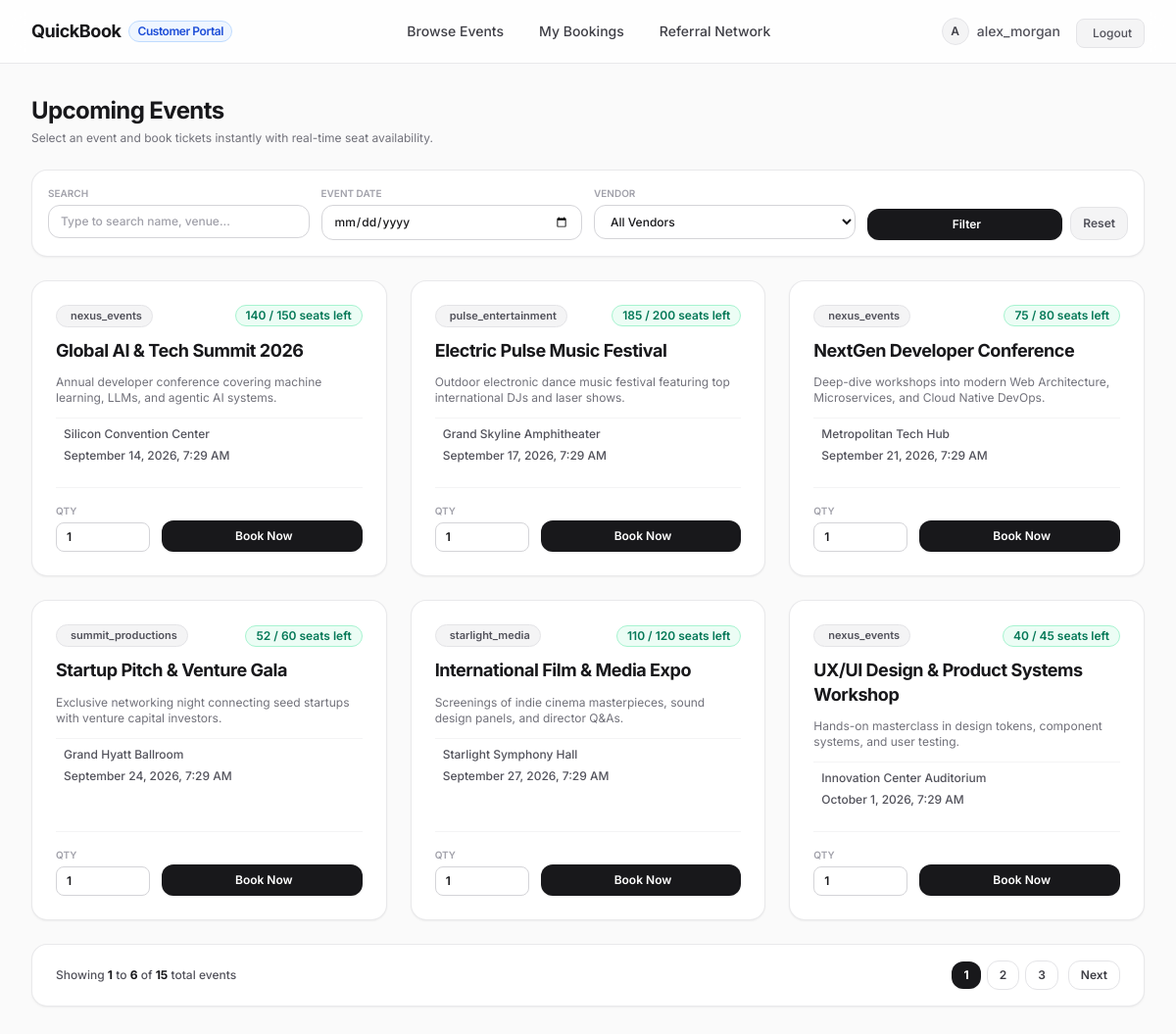
The app's page /customer/events/ (signed in) with its own data.
### accounts/models.py (models this page shows, shortened)
class User(AbstractUser):
    email = models.EmailField(unique=True)
    is_vendor = models.BooleanField(default=False)
    referral_code = models.CharField(max_length=20, unique=True, blank=True, null=True)
    referred_by = models.ForeignKey(
        'self',
        on_delete=models.SET_NULL,
        null=True,
        blank=True,
        related_name='referrals'
    )
    created_at = models.DateTimeField(auto_now_add=True)

### events/models.py (models this page shows, shortened)
class Event(models.Model):
    name = models.CharField(max_length=255)
    description = models.TextField(blank=True, default='')
    venue = models.CharField(max_length=255)
    event_date = models.DateTimeField()
    total_seats = models.PositiveIntegerField()
    available_seats = models.PositiveIntegerField(blank=True, null=True)
    vendor = models.ForeignKey(
        settings.AUTH_USER_MODEL,
        on_delete=models.CASCADE,
        related_name='events',
        null=True,
        blank=True
    )
    created_at = models.DateTimeField(auto_now_add=True)
    updated_at = models.DateTimeField(auto_now=True)

### dashboard/views_customer.py (the view)
# urls.py: path('customer/events/', CustomerEventListView.as_view(), name='customer-events'),
class CustomerEventListView(CustomerRequiredMixin, ListView):
    model = Event
    template_name = 'customer/events.html'
    context_object_name = 'events'
    paginate_by = 6
    def get_template_names(self):
        if self.request.headers.get('x-requested-with') == 'XMLHttpRequest' or self.request.GET.get('ajax') == '1':
            return ['customer/partials/events_grid.html']
        return [self.template_name]
    def get_queryset(self):
        qs = Event.objects.filter(available_seats__gt=0).select_related('vendor').order_by('event_date')
        query = self.request.GET.get('q')
        if query:
            qs = qs.filter(Q(name__icontains=query) | Q(venue__icontains=query) | Q(description__icontains=query))
        date_param = self.request.GET.get('date')
        if date_param:
            qs = qs.filter(event_date__date=date_param)
        vendor_param = self.request.GET.get('vendor')
        if vendor_param and vendor_param.isdigit():
            qs = qs.filter(vendor_id=int(vendor_param))
        return qs
    def get_context_data(self, **kwargs):
        context = super().get_context_data(**kwargs)
        context['vendors'] = User.objects.filter(is_vendor=True)
        params = self.request.GET.copy()
        if 'page' in params:
            del params['page']
        context['querystring'] = params.urlencode()
        return context

### dashboard/views_customer.py (called while the page is built)
    def test_func(self):
        return self.request.user.is_authenticated and not self.request.user.is_staff and not self.request.user.is_vendor

### dashboard/templates/customer/events.html (shortened to what this page needs)
{% extends 'customer/base.html' %}
{% block content %}
<div class="space-y-6">
    <div>
        <h1 class="text-2xl font-bold tracking-tight text-zinc-900">Upcoming Events</h1>
        <p class="text-xs text-zinc-500 mt-1">Select an event and book tickets instantly with real-time seat availability.</p>
    </div>
    <div class="bg-white border border-zinc-200/80 rounded-2xl p-4 shadow-sm relative">
        <form id="filterForm" method="get" action="{% url 'customer-events' %}" class="grid grid-cols-1 sm:grid-cols-2 lg:grid-cols-4 gap-3">
            <div>
                <label class="block text-[10px] font-semibold uppercase text-zinc-400 mb-1">Search</label>
                <div class="relative">
                    <input type="text" id="searchInput" name="q" value="{{ request.GET.q|default:'' }}" placeholder="Type to search name, venue..." class="w-full px-3 py-2 pr-8 rounded-xl border border-zinc-300 text-xs font-medium text-zinc-900 focus:outline-none focus:ring-2 focus:ring-zinc-900 placeholder:text-zinc-400">
                </div>
            </div>
            <div>
                <label class="block text-[10px] font-semibold uppercase text-zinc-400 mb-1">Event Date</label>
                <input type="date" id="dateInput" name="date" value="{{ request.GET.date|default:'' }}" class="w-full px-3 py-2 rounded-xl border border-zinc-300 text-xs font-medium text-zinc-900 focus:outline-none focus:ring-2 focus:ring-zinc-900">
            </div>
            <div>
                <label class="block text-[10px] font-semibold uppercase text-zinc-400 mb-1">Vendor</label>
                <select id="vendorInput" name="vendor" class="w-full px-3 py-2 rounded-xl border border-zinc-300 text-xs font-medium text-zinc-900 focus:outline-none focus:ring-2 focus:ring-zinc-900 bg-white">
                    <option value="">All Vendors</option>
                </select>
            </div>
            <div class="flex items-end gap-2">
                <button type="submit" class="flex-1 py-2 px-3 rounded-xl bg-zinc-900 text-white text-xs font-semibold hover:bg-zinc-800 transition-colors shadow-sm flex items-center justify-center gap-1">
                     Filter
                </button>
                <button type="button" onclick="resetFilters()" class="py-2 px-3 rounded-xl bg-zinc-100 border border-zinc-200 text-zinc-600 text-xs font-semibold hover:bg-zinc-200 transition-colors">
                    Reset
                </button>
            </div>
        </form>
    </div>
    <div id="eventsContainer">
        {% include 'customer/partials/events_grid.html' %}
    </div>
</div>
{% endblock %}

### dashboard/templates/customer/base.html (shortened to what this page needs)
<!DOCTYPE html>
<html lang="en" class="h-full bg-zinc-50 text-zinc-900">
<head>
    <script src="https://cdn.tailwindcss.com"></script>
    <link href="https://cdn.jsdelivr.net/npm/remixicon@3.5.0/fonts/remixicon.css" rel="stylesheet">
</head>
<body class="min-h-full flex flex-col antialiased selection:bg-zinc-900 selection:text-white">
    <header class="sticky top-0 z-40 bg-white/80 backdrop-blur-md border-b border-zinc-200/80">
        <div class="max-w-7xl mx-auto px-4 sm:px-6 lg:px-8">
            <div class="flex items-center justify-between h-16">
                <div class="flex items-center space-x-3">
                    <a href="{% url 'customer-events' %}" class="flex items-center space-x-2 text-zinc-900 font-bold text-lg tracking-tight hover:opacity-80 transition-opacity">
                        <span>QuickBook</span>
                        <span class="text-xs font-semibold px-2 py-0.5 rounded-full bg-blue-50 text-blue-700 border border-blue-200">Customer Portal</span>
                    </a>
                </div>
                {% if user.is_authenticated %}
                <nav class="hidden md:flex items-center space-x-1">
                    <a href="{% url 'customer-events' %}" class="px-3.5 py-2 rounded-lg text-sm font-medium transition-colors hover:bg-zinc-100 text-zinc-700">
                         Browse Events
                    </a>
                    <a href="{% url 'customer-bookings' %}" class="px-3.5 py-2 rounded-lg text-sm font-medium transition-colors hover:bg-zinc-100 text-zinc-700">
                         My Bookings
                    </a>
                    <a href="{% url 'customer-referrals' %}" class="px-3.5 py-2 rounded-lg text-sm font-medium transition-colors hover:bg-zinc-100 text-zinc-700">
                         Referral Network
                    </a>
                </nav>
                <div class="flex items-center space-x-4">
                    <div class="flex items-center space-x-2 text-sm text-zinc-600 font-medium">
                        <div class="w-7 h-7 rounded-full bg-zinc-100 border border-zinc-200 flex items-center justify-center text-zinc-700 font-semibold text-xs">
                            {{ user.username|slice:":1"|upper }}
                        </div>
                        <span>{{ user.username }}</span>
                    </div>
                    <form method="post" action="{% url 'customer-logout' %}" class="inline">
                        <button type="submit" class="inline-flex items-center px-3 py-1.5 text-xs font-medium rounded-lg text-zinc-600 bg-zinc-100 hover:bg-zinc-200/80 transition-colors border border-zinc-200">
                             Logout
                        </button>
                    </form>
                </div>
                {% endif %}
            </div>
        </div>
    </header>
    <main class="flex-grow max-w-7xl w-full mx-auto px-4 sm:px-6 lg:px-8 py-8">
        {% block content %}{% endblock %}
    </main>
</body>
</html>

### dashboard/templates/customer/partials/events_grid.html (shortened to what this page needs)
{% if events %}
<div class="grid grid-cols-1 md:grid-cols-2 lg:grid-cols-3 gap-6">
    {% for event in events %}
    <div class="bg-white border border-zinc-200/80 rounded-2xl p-6 shadow-sm flex flex-col justify-between hover:border-zinc-300 transition-all">
        <div class="space-y-3">
            <div class="flex items-center justify-between">
                <span class="text-[11px] font-semibold px-2.5 py-0.5 rounded-full bg-zinc-100 text-zinc-600 border border-zinc-200">
                     {{ event.vendor.username }}
                </span>
                <span class="text-xs font-semibold px-2.5 py-0.5 rounded-full bg-emerald-50 text-emerald-700 border border-emerald-200">
                    {{ event.available_seats }} / {{ event.total_seats }} seats left
                </span>
            </div>
            <h3 class="text-lg font-bold text-zinc-900 tracking-tight leading-snug">{{ event.name }}</h3>
            <p class="text-xs text-zinc-500 line-clamp-2">{{ event.description }}</p>
            <div class="space-y-1.5 pt-2 text-xs text-zinc-600 font-medium border-t border-zinc-100">
                <div class="flex items-center gap-2">
                    <span>{{ event.venue }}</span>
                </div>
                <div class="flex items-center gap-2">
                    <span>{{ event.event_date|date:"F j, Y, g:i A" }}</span>
                </div>
            </div>
        </div>
        <form id="bookingForm-{{ event.id }}" method="post" action="{% url 'customer-event-book' event.id %}" class="mt-6 pt-4 border-t border-zinc-100 flex items-center gap-3">
            <div class="w-24">
                <label class="block text-[10px] font-semibold uppercase text-zinc-400 mb-1">Qty</label>
                <input type="number" id="qtyInput-{{ event.id }}" name="quantity" value="1" min="1" max="{{ event.available_seats }}" required class="w-full px-2.5 py-1.5 rounded-lg border border-zinc-300 text-xs font-semibold text-zinc-900 focus:outline-none focus:ring-2 focus:ring-zinc-900">
            </div>
            <div class="flex-grow pt-4">
                <button type="button"
                        data-event-id="{{ event.id }}"
                        data-event-name="{{ event.name }}"
                        data-event-venue="{{ event.venue }}"
                        data-event-date="{{ event.event_date|date:'F j, Y, g:i A' }}"
                        data-qty-id="qtyInput-{{ event.id }}"
                        data-form-id="bookingForm-{{ event.id }}"
                        onclick="triggerBookingModal(this)"
                        class="w-full py-2 px-3 rounded-xl bg-zinc-900 hover:bg-zinc-800 text-white text-xs font-semibold transition-all shadow-sm flex items-center justify-center gap-1">
                     Book Now
                </button>
            </div>
        </form>
    </div>
    {% endfor %}
</div>
{% if is_paginated %}
<div class="bg-white border border-zinc-200/80 rounded-2xl px-6 py-4 flex flex-col sm:flex-row items-center justify-between shadow-sm text-xs font-medium text-zinc-600 mt-6 gap-3">
    <div>
        Showing <span class="font-bold text-zinc-900">{{ page_obj.start_index }}</span> to <span class="font-bold text-zinc-900">{{ page_obj.end_index }}</span> of <span class="font-bold text-zinc-900">{{ page_obj.paginator.count }}</span> total events
    </div>
    <div class="flex items-center gap-1.5">
        {% for num in page_obj.paginator.page_range %}
            {% if page_obj.number == num %}
            <span class="px-3 py-1.5 rounded-xl bg-zinc-900 text-white font-bold text-xs shadow-sm">
                {{ num }}
            </span>
            {% else %}
            <a href="?{% if querystring %}{{ querystring }}&{% endif %}page={{ num }}" onclick="fetchPage(event, this.href)" class="px-3 py-1.5 rounded-xl border border-zinc-200 bg-white hover:bg-zinc-100 text-zinc-700 font-semibold transition-colors">
                {{ num }}
            </a>
            {% endif %}
        {% endfor %}
        {% if page_obj.has_next %}
        <a href="?{% if querystring %}{{ querystring }}&{% endif %}page={{ page_obj.next_page_number }}" onclick="fetchPage(event, this.href)" class="px-3 py-1.5 rounded-xl border border-zinc-200 bg-white hover:bg-zinc-100 text-zinc-700 font-semibold transition-colors ms-1">
            Next
        </a>
        {% endif %}
    </div>
</div>
{% endif %}
{% else %}
<div class="bg-white border border-zinc-200/80 rounded-2xl p-12 text-center text-zinc-500">
    <i class="ri-calendar-close-line text-4xl text-zinc-300 block mb-2"></i>
    <p class="text-sm font-medium">No active events found matching your search or filters.</p>
</div>
{% endif %}

### dashboard/templates/customer/base.html (style rules this page uses)
body { font-family: 'Inter', sans-serif; }

### records on screen
User: username "A", username "alex_morgan"
Event: vendor.username "nexus_events", available_seats "140", total_seats "150", name "Global AI & Tech Summit 2026", description "Annual developer conference covering machine learning, LLMs, and agentic AI systems.", venue "Silicon Convention Center", event_date "September 14, 2026, 7:29 AM"
Event: vendor.username "pulse_entertainment", available_seats "185", total_seats "200", name "Electric Pulse Music Festival", description "Outdoor electronic dance music festival featuring top international DJs and laser shows.", venue "Grand Skyline Amphitheater", event_date "September 17, 2026, 7:29 AM"
Event: vendor.username "nexus_events", available_seats "75", total_seats "80", name "NextGen Developer Conference", description "Deep-dive workshops into modern Web Architecture, Microservices, and Cloud Native DevOps.", venue "Metropolitan Tech Hub", event_date "September 21, 2026, 7:29 AM"
Event: vendor.username "summit_productions", available_seats "52", total_seats "60", name "Startup Pitch & Venture Gala", description "Exclusive networking night connecting seed startups with venture capital investors.", venue "Grand Hyatt Ballroom", event_date "September 24, 2026, 7:29 AM"
Event: vendor.username "starlight_media", available_seats "110", total_seats "120", name "International Film & Media Expo", description "Screenings of indie cinema masterpieces, sound design panels, and director Q&As.", venue "Starlight Symphony Hall", event_date "September 27, 2026, 7:29 AM"
Event: vendor.username "nexus_events", available_seats "40", total_seats "45", name "UX/UI Design & Product Systems Workshop", description "Hands-on masterclass in design tokens, component systems, and user testing.", venue "Innovation Center Auditorium", event_date "October 1, 2026, 7:29 AM"

### other values on screen
{{ page_obj.start_index }} "1"
{{ page_obj.end_index }} "6"
{{ page_obj.paginator.count }} "15"
{{ num }} "1"
{{ num }} "2" "3"
